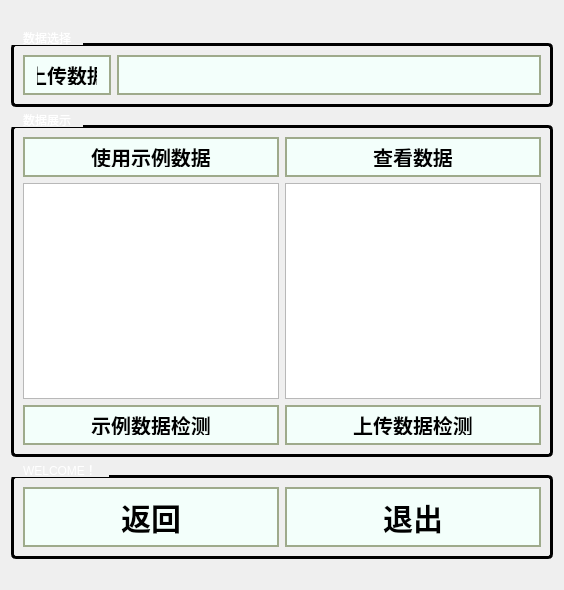
      <widget class="QWidget" name="page_dig4">
       <property name="styleSheet">
        <string notr="true">page_dig4 {
    border-image: url(:/img/images/5.jpg) 0 0 0 0 stretch stretch;
}
</string>
       </property>
       <layout class="QVBoxLayout" name="verticalLayout_33">
        <item>
         <layout class="QVBoxLayout" name="verticalLayout_99" stretch="1,11,1">
          <property name="topMargin">
           <number>20</number>
          </property>
          <property name="bottomMargin">
           <number>20</number>
          </property>
          <item>
           <layout class="QHBoxLayout" name="horizontalLayout_131">
            <item>
             <widget class="QGroupBox" name="groupBox_31">
              <property name="styleSheet">
               <string notr="true">QGroupBox {
    border: 3px solid ffffff;
    border-radius: 5px;             
    margin-top: 12px;                              
    font: bold 24px &quot;微软雅黑&quot;;       
	color: white;
}

QGroupBox::title {
    subcontrol-origin: margin;     
    subcontrol-position: top left;  
    padding: 0 10px;                
}
</string>
              </property>
              <property name="title">
               <string>数据选择</string>
              </property>
              <layout class="QHBoxLayout" name="horizontalLayout_132" stretch="1,8">
               <item>
                <layout class="QVBoxLayout" name="verticalLayout_100">
                 <item>
                  <widget class="QPushButton" name="btn_filedig4">
                   <property name="styleSheet">
                    <string notr="true">QPushButton { 
    color: rgb(0, 0, 0);
	background-color: rgb(243, 255, 251);                        
    border: 2px solid rgb(158, 170, 139);      
    border-radius: 0px;                          
    font-weight: bold;  
    padding: 8px 12px;  
    font-weight: bold;
    font-size: 20px;     
    min-width: 60px;   
    min-height: 20px;    
}

QPushButton:hover {
    background-color: rgb(180, 220, 255);    
}

QPushButton:pressed {
    background-color: rgb(150, 200, 255);    
}</string>
                   </property>
                   <property name="text">
                    <string>上传数据</string>
                   </property>
                  </widget>
                 </item>
                </layout>
               </item>
               <item>
                <layout class="QHBoxLayout" name="horizontalLayout_133" stretch="8">
                 <property name="bottomMargin">
                  <number>0</number>
                 </property>
                 <item>
                  <layout class="QVBoxLayout" name="verticalLayout_101">
                   <item>
                    <widget class="QLineEdit" name="line_filepathdig4">
                     <property name="styleSheet">
                      <string notr="true">QLineEdit {
    color: rgb(0, 0, 0);                          
    background-color: rgb(243, 255, 251);         
    border: 2px solid rgb(158, 170, 139);          
    border-radius: 0px;                           
    padding: 3px 8px;                             
    font-weight: bold;                           
    font-size: 15px;                             
    min-height: 30px;                            
}


QLineEdit:hover {
    background-color: rgb(180, 220, 255);
}

QLineEdit:focus {
    background-color: rgb(150, 200, 255);
    border: 2px solid rgb(100, 140, 100);
}
</string>
                     </property>
                    </widget>
                   </item>
                  </layout>
                 </item>
                </layout>
               </item>
              </layout>
             </widget>
            </item>
           </layout>
          </item>
          <item>
           <layout class="QHBoxLayout" name="horizontalLayout_136">
            <item>
             <layout class="QHBoxLayout" name="horizontalLayout_137" stretch="0">
              <item>
               <widget class="QGroupBox" name="groupBox_33">
                <property name="styleSheet">
                 <string notr="true">QGroupBox {
	color: white;
    border: 3px solid ffffff;
    border-radius: 5px;             
    margin-top: 12px;                               
    font: bold 24px &quot;微软雅黑&quot;;       
}

QGroupBox::title {
    subcontrol-origin: margin;     
    subcontrol-position: top left;  
    padding: 0 10px;                
}
</string>
                </property>
                <property name="title">
                 <string>数据展示</string>
                </property>
                <layout class="QHBoxLayout" name="horizontalLayout_138">
                 <item>
                  <layout class="QVBoxLayout" name="verticalLayout_103" stretch="1,8,1">
                   <item>
                    <layout class="QHBoxLayout" name="horizontalLayout_139">
                     <property name="leftMargin">
                      <number>0</number>
                     </property>
                     <property name="topMargin">
                      <number>0</number>
                     </property>
                     <property name="rightMargin">
                      <number>0</number>
                     </property>
                     <item>
                      <widget class="QPushButton" name="data_exampledig4">
                       <property name="styleSheet">
                        <string notr="true">QPushButton { 
    color: rgb(0, 0, 0);
	background-color: rgb(243, 255, 251);                        
    border: 2px solid rgb(158, 170, 139);      
    border-radius: 0px;                          
    font-weight: bold;  
    padding: 8px 12px;  
    font-weight: bold;
    font-size: 20px;     
    min-width: 60px;   
    min-height: 20px;    
}

QPushButton:hover {
    background-color: rgb(180, 220, 255);    
}

QPushButton:pressed {
    background-color: rgb(150, 200, 255);    
}</string>
                       </property>
                       <property name="text">
                        <string>使用示例数据</string>
                       </property>
                      </widget>
                     </item>
                    </layout>
                   </item>
                   <item>
                    <layout class="QHBoxLayout" name="horizontalLayout_140">
                     <item>
                      <widget class="QTextBrowser" name="Browser_exampledig4"/>
                     </item>
                    </layout>
                   </item>
                   <item>
                    <layout class="QHBoxLayout" name="horizontalLayout_141">
                     <property name="leftMargin">
                      <number>0</number>
                     </property>
                     <property name="rightMargin">
                      <number>0</number>
                     </property>
                     <property name="bottomMargin">
                      <number>0</number>
                     </property>
                     <item>
                      <widget class="QPushButton" name="select_exampledig4">
                       <property name="styleSheet">
                        <string notr="true">QPushButton { 
    color: rgb(0, 0, 0);
	background-color: rgb(243, 255, 251);                        
    border: 2px solid rgb(158, 170, 139);      
    border-radius: 0px;                          
    font-weight: bold;  
    padding: 8px 12px;  
    font-weight: bold;
    font-size: 20px;     
    min-width: 60px;   
    min-height: 20px;    
}

QPushButton:hover {
    background-color: rgb(180, 220, 255);    
}

QPushButton:pressed {
    background-color: rgb(150, 200, 255);    
}</string>
                       </property>
                       <property name="text">
                        <string>示例数据检测</string>
                       </property>
                      </widget>
                     </item>
                    </layout>
                   </item>
                  </layout>
                 </item>
                 <item>
                  <layout class="QVBoxLayout" name="verticalLayout_104" stretch="1,8,1">
                   <item>
                    <layout class="QHBoxLayout" name="horizontalLayout_142">
                     <property name="leftMargin">
                      <number>0</number>
                     </property>
                     <property name="topMargin">
                      <number>0</number>
                     </property>
                     <property name="rightMargin">
                      <number>0</number>
                     </property>
                     <item>
                      <widget class="QPushButton" name="data_owndig4">
                       <property name="styleSheet">
                        <string notr="true">QPushButton { 
    color: rgb(0, 0, 0);
	background-color: rgb(243, 255, 251);                        
    border: 2px solid rgb(158, 170, 139);      
    border-radius: 0px;                          
    font-weight: bold;  
    padding: 8px 12px;  
    font-weight: bold;
    font-size: 20px;     
    min-width: 60px;   
    min-height: 20px;    
}

QPushButton:hover {
    background-color: rgb(180, 220, 255);    
}

QPushButton:pressed {
    background-color: rgb(150, 200, 255);    
}</string>
                       </property>
                       <property name="text">
                        <string>查看数据</string>
                       </property>
                      </widget>
                     </item>
                    </layout>
                   </item>
                   <item>
                    <layout class="QHBoxLayout" name="horizontalLayout_143">
                     <item>
                      <widget class="QTextBrowser" name="Browser_owndig4"/>
                     </item>
                    </layout>
                   </item>
                   <item>
                    <layout class="QHBoxLayout" name="horizontalLayout_144">
                     <property name="leftMargin">
                      <number>0</number>
                     </property>
                     <property name="rightMargin">
                      <number>0</number>
                     </property>
                     <property name="bottomMargin">
                      <number>0</number>
                     </property>
                     <item>
                      <widget class="QPushButton" name="select_owndig4">
                       <property name="styleSheet">
                        <string notr="true">QPushButton { 
    color: rgb(0, 0, 0);
	background-color: rgb(243, 255, 251);                        
    border: 2px solid rgb(158, 170, 139);      
    border-radius: 0px;                          
    font-weight: bold;  
    padding: 8px 12px;  
    font-weight: bold;
    font-size: 20px;     
    min-width: 60px;   
    min-height: 20px;    
}

QPushButton:hover {
    background-color: rgb(180, 220, 255);    
}

QPushButton:pressed {
    background-color: rgb(150, 200, 255);    
}</string>
                       </property>
                       <property name="text">
                        <string>上传数据检测</string>
                       </property>
                      </widget>
                     </item>
                    </layout>
                   </item>
                  </layout>
                 </item>
                </layout>
               </widget>
              </item>
             </layout>
            </item>
           </layout>
          </item>
          <item>
           <layout class="QHBoxLayout" name="horizontalLayout_145">
            <item>
             <widget class="QGroupBox" name="groupBox_34">
              <property name="styleSheet">
               <string notr="true">QGroupBox {
    border: 3px solid ffffff;
    border-radius: 5px;             
    margin-top: 12px;                              
    font: bold 24px &quot;微软雅黑&quot;;       
	color: white;
}

QGroupBox::title {
    subcontrol-origin: margin;     
    subcontrol-position: top left;  
    padding: 0 10px;                
}
</string>
              </property>
              <property name="title">
               <string>WELCOME！</string>
              </property>
              <layout class="QHBoxLayout" name="horizontalLayout_146">
               <item>
                <layout class="QVBoxLayout" name="verticalLayout_105">
                 <item>
                  <widget class="QPushButton" name="btn_backdig4">
                   <property name="styleSheet">
                    <string notr="true">QPushButton { 
    color: rgb(0, 0, 0);
	background-color: rgb(243, 255, 251);                        
    border: 2px solid rgb(158, 170, 139);      
    border-radius: 0px;                          
    font-weight: bold;  
    padding: 8px 12px;  
    font-weight: bold;
    font-size: 30px;     
    min-width: 120px;   
    min-height: 40px;    
}

QPushButton:hover {
    background-color: rgb(180, 220, 255);    
}

QPushButton:pressed {
    background-color: rgb(150, 200, 255);    
}</string>
                   </property>
                   <property name="text">
                    <string>返回</string>
                   </property>
                  </widget>
                 </item>
                </layout>
               </item>
               <item>
                <layout class="QHBoxLayout" name="horizontalLayout_147">
                 <item>
                  <widget class="QPushButton" name="btn_exitdig4">
                   <property name="styleSheet">
                    <string notr="true">QPushButton { 
    color: rgb(0, 0, 0);
	background-color: rgb(243, 255, 251);                        
    border: 2px solid rgb(158, 170, 139);      
    border-radius: 0px;                          
    font-weight: bold;  
    padding: 8px 12px;  
    font-weight: bold;
    font-size: 30px;     
    min-width: 120px;   
    min-height: 40px;    
}

QPushButton:hover {
    background-color: rgb(180, 220, 255);    
}

QPushButton:pressed {
    background-color: rgb(150, 200, 255);    
}</string>
                   </property>
                   <property name="text">
                    <string>退出</string>
                   </property>
                  </widget>
                 </item>
                </layout>
               </item>
              </layout>
             </widget>
            </item>
           </layout>
          </item>
         </layout>
        </item>
       </layout>
      </widget>
